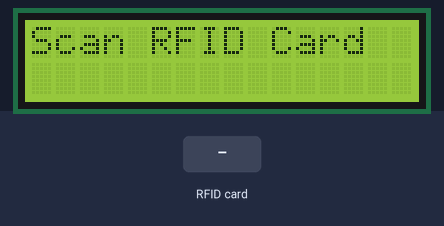
This sketch was run on a simulated Arduino Uno, built with avr-gcc and run on an emulated ATmega328P. Parts: 16×2 character LCD. The inputs (shaded band) are chosen by the test bench. What the sketch prints to the serial monitor is not drawn.

Above: at 1.3 s.
1.4 s: RFID card A3 B2 8C FA held to the reader
At 1.9 s:
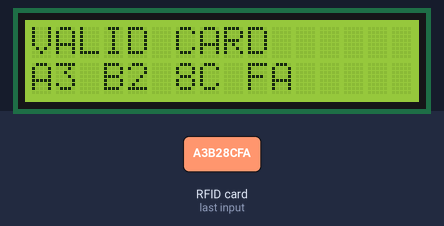
2.9 s: RFID card 73 9D 78 FA held to the reader
At 5.4 s:
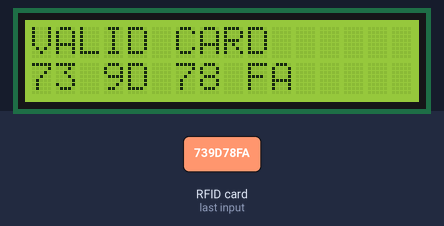
5.9 s: RFID card 5E 7A 19 C4 held to the reader
At 8.6 s:
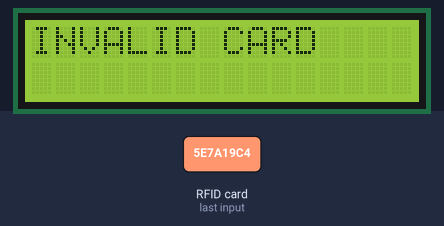
Timing chart, 0 to 10.1 s (numbered marks = the images above; inputs shaded):
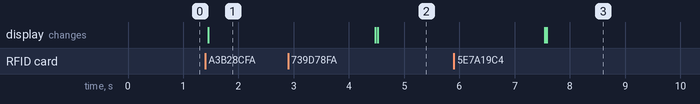

The sketch:

aug9_ard_rfid_attendance_sys.ino
```cpp
#include <SPI.h>
#include <MFRC522.h>
#include <Wire.h>
#include <LiquidCrystal_I2C.h>

#define SS_PIN  10
#define RST_PIN 7

MFRC522 rfid(SS_PIN, RST_PIN);
LiquidCrystal_I2C lcd(0x27, 16, 2);

byte validCards[][4] = { // authorized rfid card tags
  {0xA3, 0xB2, 0x8C, 0xFA},
  {0x73, 0x9D, 0x78, 0xFA}
};
int totalValidCards = sizeof(validCards) / sizeof(validCards[0]);

void setup() {
  Serial.begin(9600);

  SPI.begin();
  rfid.PCD_Init();

  lcd.init();
  lcd.backlight();
  lcd.setCursor(0, 0);
  lcd.print("Scan RFID Card");

  Serial.println(" RFID ATTENDANCE SYSTEM ");
  Serial.println("System Ready - Scan RFID Card");

}

void loop() {
  // Wait for RFID card
  if (!rfid.PICC_IsNewCardPresent())
    return;

  if (!rfid.PICC_ReadCardSerial())
    return;

  // Show scanned UID
  Serial.print("\nCard UID : ");

  lcd.clear();
  lcd.setCursor(0, 0);
  lcd.print("UID:");
  lcd.setCursor(0, 1);

  for (byte i = 0; i < rfid.uid.size; i++) {
    if (rfid.uid.uidByte[i] < 0x10) {
      Serial.print("0");
      lcd.print("0");
    }
    Serial.print(rfid.uid.uidByte[i], HEX);
    lcd.print(rfid.uid.uidByte[i], HEX);
    Serial.print(" ");
    lcd.print(" ");
  }
  Serial.println();

  //  Validate card
  if (isValidCard(rfid.uid.uidByte)) {

    Serial.println("RESULT   : VALID CARD");
    Serial.print("VALID UID: ");

    lcd.clear();
    lcd.setCursor(0, 0);
    lcd.print("VALID CARD");
    lcd.setCursor(0, 1);

    for (byte i = 0; i < rfid.uid.size; i++) {
      if (rfid.uid.uidByte[i] < 0x10) {
        Serial.print("0");
        lcd.print("0");
      }
      Serial.print(rfid.uid.uidByte[i], HEX);
      lcd.print(rfid.uid.uidByte[i], HEX);
      Serial.print(" ");
      lcd.print(" ");
    }
    Serial.println();

  } else {

    Serial.println("RESULT   : INVALID CARD");

    lcd.clear();
    lcd.setCursor(0, 0);
    lcd.print("INVALID CARD    ");
  }

  rfid.PICC_HaltA();
  rfid.PCD_StopCrypto1();

  delay(3000);

  //  Reset display
  lcd.clear();
  lcd.setCursor(0, 0);
  lcd.print("Scan RFID Card");

  Serial.println("Waiting for Next Card...");
}

// card validation function
bool isValidCard(byte *uid) {

  for (int i = 0; i < totalValidCards; i++) {

    bool match = true;

    for (int j = 0; j < 4; j++) {
      if (uid[j] != validCards[i][j]) {
        match = false;
        break;
      }
    }

    if (match)
      return true;
  }

  return false;

}
```

Measured:
- after the input at 1.4 s, the display: changes after 0.06 s (image 1)
- after the input at 2.9 s, the display: first differs from a run without the input after 1.6 s (image 2)
- after the input at 5.9 s, the display: first differs from a run without the input after 1.7 s (image 3)
